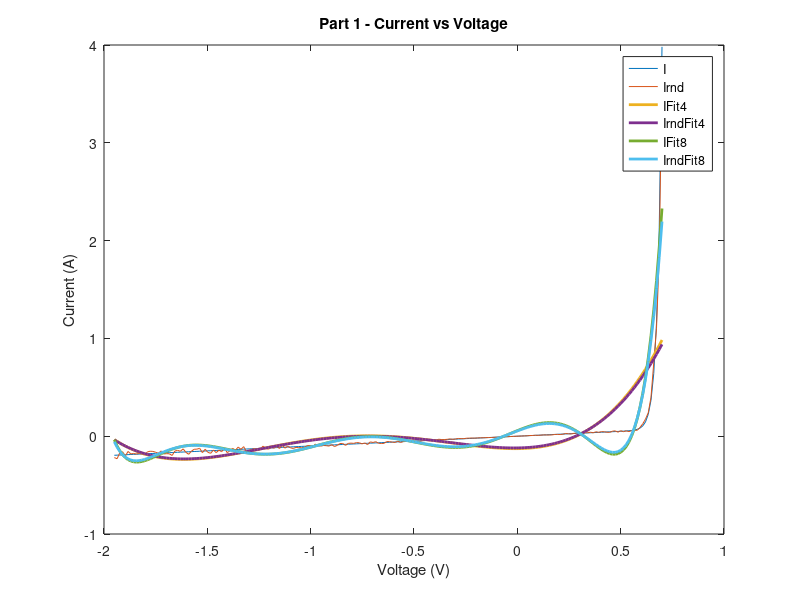
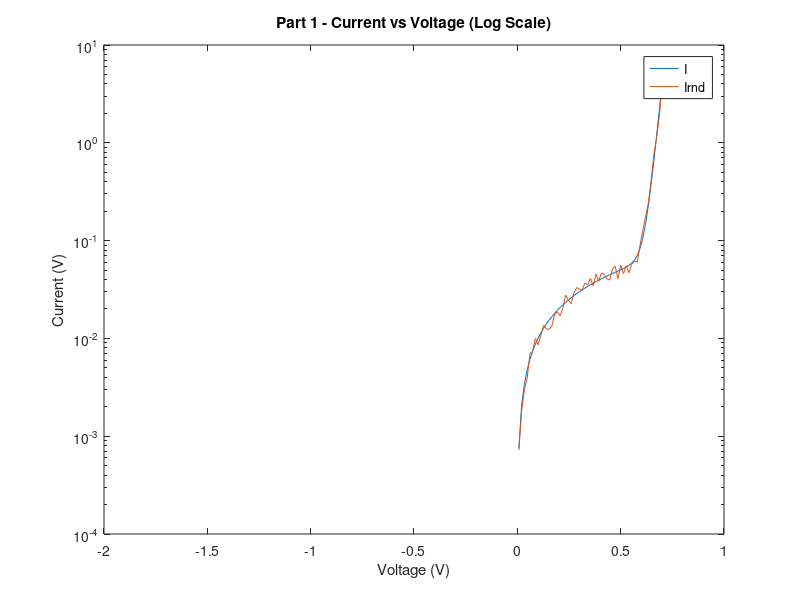

Reproduce these figures in MATLAB, in order.
%PA 8
clear;
close all;

Is = 0.01e-12; %Amps
Ib = 0.1e-12; %Amps
Vb = 1.3; %Volts
Gp = 0.1; %1/Ohm

%PART 1 ----------------

I = @(x) Is*(exp(1.2*x/0.025)-1)+ Gp * x + Ib*exp(-1.2/0.25*(x+Vb));

VArray = linspace(-1.95,0.7,200);
IArray = I(VArray);
randomMultiplierArray = -.2 + (0.4).* rand(200,1);
randomMultiplierArray = transpose(randomMultiplierArray);
IArray_Random = IArray + IArray.*randomMultiplierArray;

fig1 = figure(1);
plot(VArray, IArray);
hold on;
plot(VArray, IArray_Random);
legend('I', 'Irnd');
xlabel('Voltage (V)');
ylabel('Current (A)');
title('Part 1 - Current vs Voltage');

fig2 = figure(2);
semilogy(VArray,IArray);
hold on;
semilogy(VArray, IArray_Random);
legend('I', 'Irnd');
xlabel('Voltage (V)');
ylabel('Current (V)');
title('Part 1 - Current vs Voltage (Log Scale)');

%PART 2 ----------------
%Fitting
fit4 = polyfit(VArray, IArray, 4);
fit4rnd = polyfit(VArray, IArray_Random, 4);
fit8 = polyfit(VArray, IArray, 8);
fit8rnd = polyfit(VArray, IArray_Random, 8);
%fig3 = figure(3);
figure(1);
plot(VArray, polyval(fit4, VArray),'LineWidth', 2);
hold on;
plot(VArray, polyval(fit4rnd, VArray),'LineWidth', 2);
plot(VArray, polyval(fit8, VArray),'LineWidth', 2);
plot(VArray, polyval(fit8rnd, VArray),'LineWidth', 2);
legend('I', 'Irnd', 'IFit4', 'IrndFit4', 'IFit8', 'IrndFit8');

%swap to log
%set(gca, 'YScale', 'log');

%PART 3 ----------------



